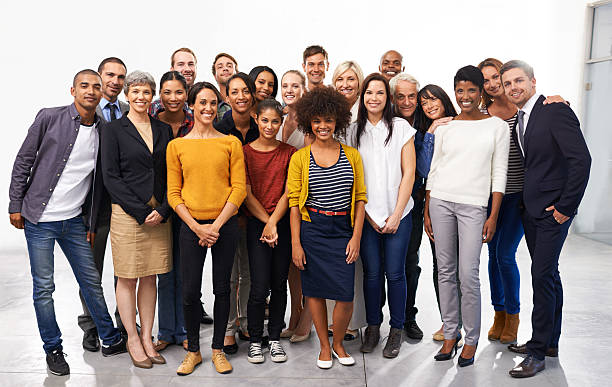
#> input picture exam/input/p1.jpg, 612 x 387 px, found by its file name; its folder holds only this picture in this run
$ python circle_detection.py
#> lines starting #> are read from the running program, lines starting #| are printed output that depends on the picture; after the words box and inside, x2 and y2 are one past the last pixel; in counts of white or black regions, pixels touching at a corner belong together
import os

import pathlib
import matplotlib.pyplot as plt
import cv2
import numpy as np

input_dir = pathlib.Path(r'C:\Users\hp\PycharmProjects\ANO\exam\input')
pics = os.listdir(input_dir)
for item in pics:
    img = cv2.imread(f'C:/Users/hp/PycharmProjects/ANO/exam/input/{item}', cv2.COLOR_BGR2RGB)
#> img is the input picture: shape (387, 612, 3); mean B, G, R 138.3, 142.1, 154.6
    gray = cv2.cvtColor(img, cv2.COLOR_BGR2GRAY)
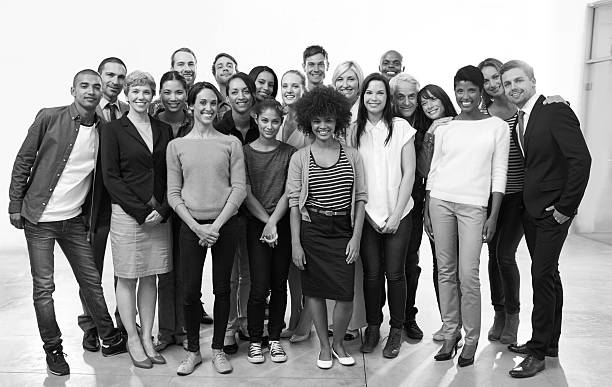
#> gray: shape (387, 612); min 0, max 255, mean 145.4

    blurred = cv2.medianBlur(gray, 9)
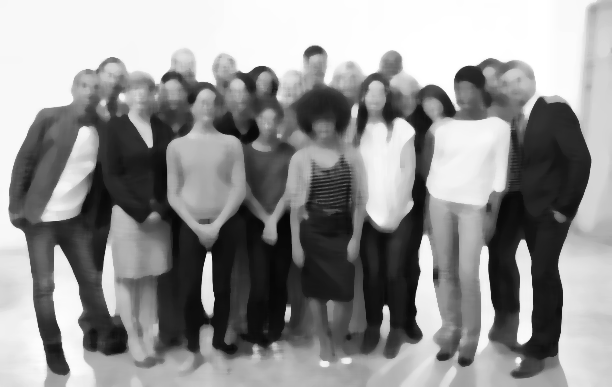
#> blurred: shape (387, 612); min 5, max 255, mean 145.9
    cv2.imwrite(f'C:/Users/hp/PycharmProjects/ANO/exam/output/{item}_blur.jpg', blurred)

    equalized_img = cv2.equalizeHist(gray)
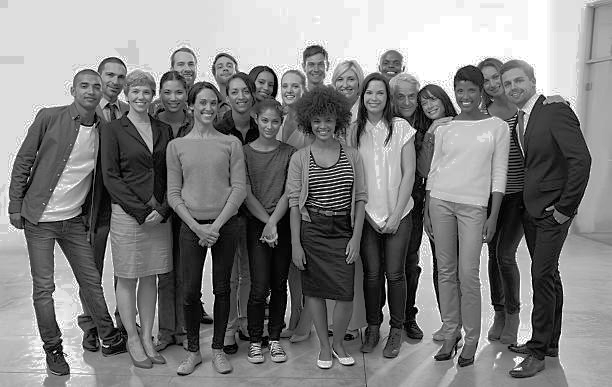
#> equalized_img: shape (387, 612); min 0, max 255, mean 128.8
    cv2.imwrite(f'C:/Users/hp/PycharmProjects/ANO/exam/output/{item}_eq.jpg', equalized_img)

    canny = cv2.Canny(equalized_img, 20, 55)
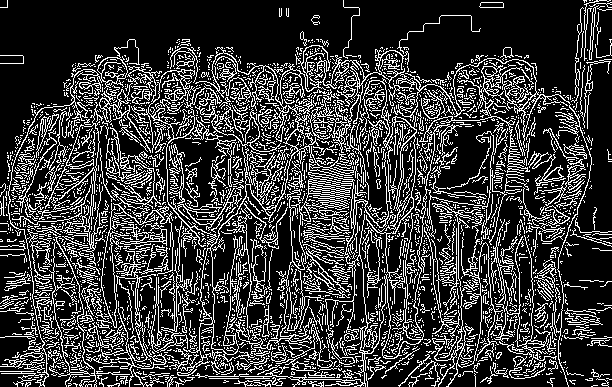
#> canny: shape (387, 612); 22.9% white in thin lines or dots
    cv2.imwrite(f'C:/Users/hp/PycharmProjects/ANO/exam/output/{item}_canny.jpg', canny)

    rows = gray.shape[0]
#> rows = 387
    circles = cv2.HoughCircles(equalized_img, cv2.HOUGH_GRADIENT, 1, rows / 8,
                               param1=55, param2=20,
                               minRadius=10, maxRadius=25)
#> circles = 43 rows, first 8: [323.5, 117.5, 24.4], [328.5, 172.5, 24.4], [130.5, 159.5, 24.4], [226.5, 116.5, 24.4], [515.5, 81.5, 22.2], [136.5, 94.5, 24.4], [335.5, 246.5, 24.4], [68.5, 197.5, 24.4]

    if circles is not None:
        circles = np.uint16(np.around(circles))
#> circles = 43 rows, first 8: [324, 118, 24], [328, 172, 24], [130, 160, 24], [226, 116, 24], [516, 82, 22], [136, 94, 24], [336, 246, 24], [68, 198, 24]
        for i in circles[0, :]:
            center = (i[0], i[1])
            # circle center
            cv2.circle(img, center, 1, (0, 100, 100), 2)
            # circle outline
            radius = i[2]
            cv2.circle(img, center, radius, (255, 255, 0), 2)
#> this loop made 43 passes
#> (center, radius) on passes 1 to 12: ((324, 118), 24), ((328, 172), 24), ((130, 160), 24), ((226, 116), 24), ((516, 82), 22), ((136, 94), 24), ((336, 246), 24), ((68, 198), 24), ((166, 232), 24), ((402, 96), 24), ((166, 342), 24), ((514, 144), 24)
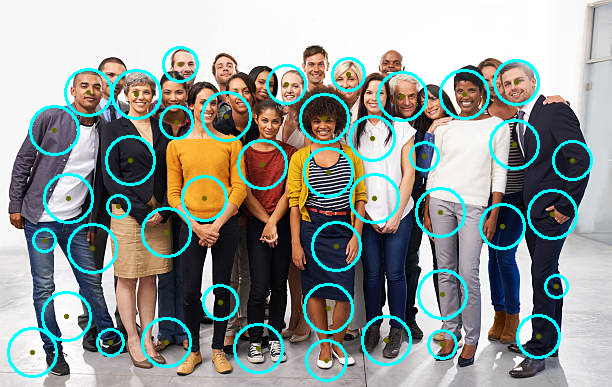
#> img: shape (387, 612, 3); 7.76% of pixels changed, all inside (x1, y1, x2, y2) = (7, 46, 593, 382)

    cv2.imwrite(f'C:/Users/hp/PycharmProjects/ANO/exam/output/{item}_circ.jpg', img)
